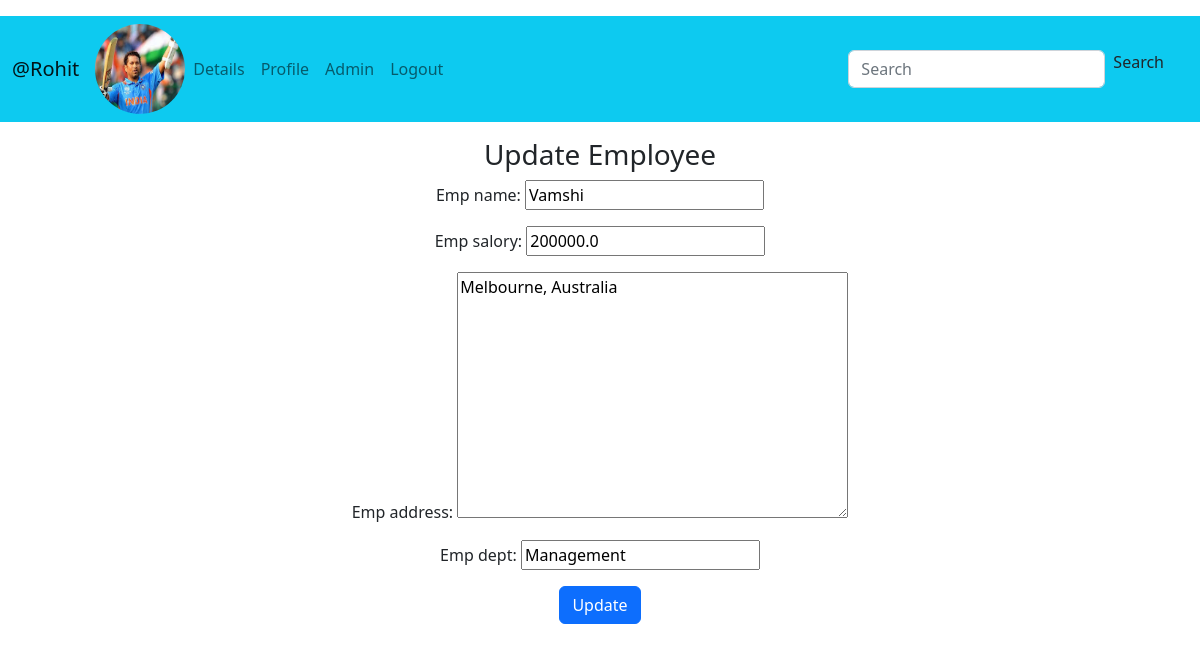
The page /dbapp/empupdate/3 (signed in) on the database its author committed.
### dbapp/models.py (models this page shows, shortened)
class Profile(models.Model):
    user=models.OneToOneField(User,on_delete=models.CASCADE)
    image=models.ImageField(default='profile_pics/sachin.jpg',upload_to='profile_pics',blank=True)

class Employee(models.Model):
    emp_name=models.CharField(max_length=100)
    emp_salory=models.FloatField()
    emp_address=models.TextField()
    emp_dept=models.CharField(max_length=100)

### dbapp/views.py (the view)
# urls.py: path('empupdate/<int:id>',views.empupdate,name='empupdate'),
def empupdate(request,id):
    emp=Employee.objects.get(id=id)
    form=EmpForm(instance=emp)
    if request.method=='POST':
        form=EmpForm(request.POST,instance=emp)
        if form.is_valid():
            form.save()
            return redirect('home')
    return render(request,'dbapp/update.html',{'form':form})

### dbapp/forms.py
class EmpForm(forms.ModelForm):
    class Meta:
        model=Employee
        fields='__all__'

### template/dbapp/update.html (shortened to what this page needs)
{% extends 'dbapp/home.html' %}
{% block content %}
<div class="container mt-3 text-center">
    <h3>Update Employee</h3>
    <form action="" method="POST">
        {{form.as_p}}
        <input class="btn btn-primary" type="submit" value="Update">
    </form>
</div>
{% endblock %}

### template/dbapp/home.html (shortened to what this page needs)
<!DOCTYPE html>
{% load static %}
<html lang="en">
<head>
    <link href="https://cdn.jsdelivr.net/npm/bootstrap@5.2.3/dist/css/bootstrap.min.css" rel="stylesheet">
</head>
<body>
    <nav class="navbar navbar-expand-lg navbar-light bg-info mt-3 ms-0 me-0">
        {% if user.is_authenticated %}
        <div class="container-fluid">
          <a class="navbar-brand" href="{% url 'home' %}">@{{user.username}}</a>
          <img  class="rounded-circle account-img" src="{{user.profile.image.url}}" alt="" width="90px" height="90px">
          {% endif %}
          <div class="collapse navbar-collapse" id="navbarSupportedContent">
            <ul class="navbar-nav me-auto mb-2 mb-lg-0">
                {% if user.is_authenticated %}
                <li class="nav-item">
                    <a class="nav-link" href="{% url 'dbapp:display' 1 %}">Details</a>
                </li>
                <li class="nav-item">
                    <a class="nav-link" href="{% url 'dbapp:profile' %}">Profile</a>
                </li>
                <li class="nav-item">
                    <a class="nav-link" href='http://127.0.0.1:8000/admin/'>Admin</a>
                </li>
                <li class="nav-item">
                    <a class="nav-link" href="{% url 'logout' %}">Logout</a>
                </li>
                {% endif %}
            </ul>
            <form class="d-flex pe-4" method="POST" action="{% url 'dbapp:search' %}">
              <input class="form-control me-2" type="search" placeholder="Search" aria-label="Search" name="empno">
              <a class='nav-link'href="{%url 'dbapp:search' %}">Search</a>
            </form>
          </div>
        </div>
      </nav>
    {% block content %}
    {% endblock %}
</body>
</html>

### rows shown on the page
Employee: emp_name "Vamshi", emp_salory "200000.0", emp_address "Melbourne, Australia", emp_dept "Management"

### other values the page prints
{{ user.username }} "Rohit"
